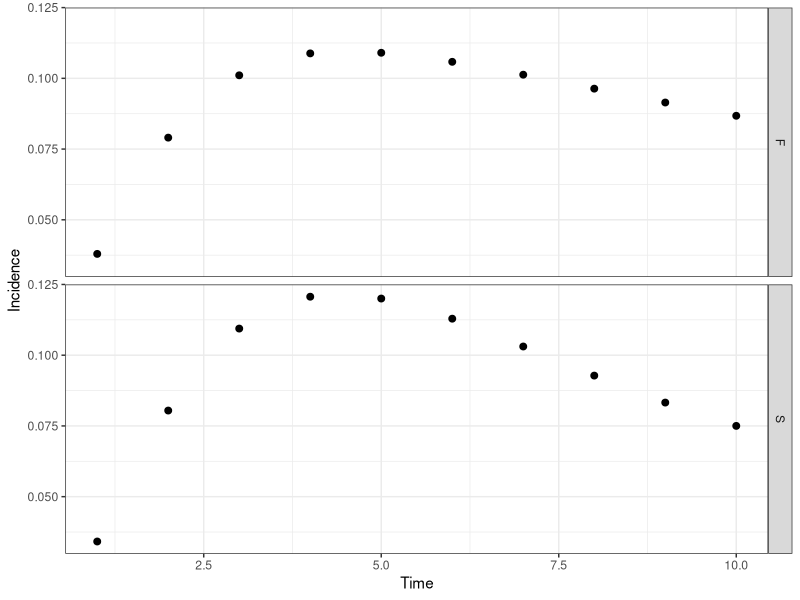

Reproduce this figure in R.
# CF McQuaid & RMGJ Houben
# Start 21/04/2017 ---> current version 26/04/2017
# Cohort model of TB including regression and a slow stream
########################################
#         ^     ^     ^     ^          #
#      -> Q <-> S <-> C <-> Y -> M     # Q - Quiescent, S - Subclinical, C - Minimal (C+S-), Y - Disseminated (C+S+, symptomatic), M - Death (due to disease) ||OR|| Self-cure
#     /   ^     ^                      #
#    E    |     |                      # E - Recently Infected, T - Cumulative incidence (using initial disease-free population)
#     \   v     v                      #
#      -> K <-> Z                      # K - Quiescent (slow stream), Z- Subclinical (slow stream),
#         v     v                      #
########################################
##set wd depending on who is coding/playing
setwd("C:/Users/cfmcquaid/Simulations")
#setwd("/Users/ReinHouben/Filr/ifolder/Applications (funding and jobs)/2016 - ERC starting grant/Rmodel_nathis/NatHistCoh")

### URL for how to upload changes: http://r-bio.github.io/intro-git-rstudio/
### to pull in Finn's version - type in shell: git pull upstream master
### to push my version - create pull request to Finn:  
#       commit (remember to tick box), then push
#       goto Github, pull requests, create pull request, if merge can be done on auto, just complete
#       Alternatively Finn complete pull request (he does not get email notification)
# Finn to just click push. Job done

#Next steps
# 1. get the prop inc disease after 5 years to 5%
###   How: play with Eq values, OR increase progression parameters
# 2. achieve 1 + start higher and sharper decrease in early years
###   How: change initial states to more realistic point, based on what prev of disease would be at screening
###   Also increase progression rates, while decreasing proportion that goes into the fast pathway
# OTHER NEXT STEPS - 8th May 2017
##  ?can we calculate in model how often (on average) people would come in and out of states over course of say 2 years?
##  ?Can we calculate average time in compartment in each step visit? Should be simple competing risk model right?

library("reshape2"); library("deSolve"); library("ggplot2"); library("plyr");
# Parameter sets: Average (), Wax (regression), Slow (slow), Full (regression, slow)
# Ax - rate from compartment A to compartment X, Omega - background mortality


# No regression: 1/Cy + 1/Ym = 3 years, Ym = 0.5 (0.3 death 0.2 self-cure), therefore Cy = 1. NOTE: 70% die, 30% self-cure
# Regression: 1/(Yc + Ym) = 0.5 years, Ym = 0.5 (as above), therefore Yc = 1.5.
# Regression: 1/(Cy + Cs) = 0.5 years. Assume ratio 2:1 for Cy:Cs, therefore Cs = 2/3
# paramA <- c(Eq=1.00, Qs=0.03, Qk=0.00, Kz=0.00, Kq=0.00, Sc=0.22, Sq=0.00, Sz=0.00, Zk=0.00, Zs=0.00, Cy=0.22, Cs=0.00, Ym=0.25, Yc=0.00, Omega=0)
# paramW <- c(Eq=1.00, Qs=0.03, Qk=0.00, Kz=0.00, Kq=0.00, Sc=0.50, Sq=0.25, Sz=0.00, Zk=0.00, Zs=0.00, Cy=0.50, Cs=0.25, Ym=0.50, Yc=0.25, Omega=0)
paramS <- c(Eq=0.10, Qs=0.50, Qk=0.00, Kz=0.01, Kq=0.00, Sc=0.22, Sq=0.00, Sz=0.00, Zk=0.00, Zs=0.05, Cy=1.00, Cs=0.00, Ym=0.50, Yc=0.00, Omega=0)
paramF <- c(Eq=0.10, Qs=0.50, Qk=0.00, Kz=0.01, Kq=0.00, Sc=0.50, Sq=0.25, Sz=0.00, Zk=0.25, Zs=0.05, Cy=1.32, Cs=0.66, Ym=0.50, Yc=1.50, Omega=0)
# Initial states of compartments
state <- c(E=100000, Q=0, K=0, S=0, Z=0, C=0, Y=0, M=0, T=0)
# Timespan for simulation
times <- seq(0, 10, by = 1)
# Timespan for burn
timeb <- 2
# Timespan for tornado
timet <- 5
# ODE function
regr <- function(t, state, parameters){
  with(as.list(c(state, parameters)), {
   # rates of change
   dE <- - E
   dQ <- + Eq*E + Sq*S + Kq*K - (Qs + Qk + Omega)*Q
   dK <- + (1 - Eq)*E + Zk*Z + Qk*Q - (Kz + Kq + Omega)*K
   dS <- + Qs*Q + Cs*C + Zs*Z - (Sc + Sq + Sz + Omega)*S
   dZ <- + Kz*K + Sz*S - (Zk + Zs + Omega)*Z
   dC <- + Sc*S + Yc*Y - (Cs + Cy + Omega)*C
   dY <- + Cy*C -(Yc + Ym + Omega)*Y
   dM <- + Ym*Y
   dT <- + Sc*S / sum(state[1:5])
   # return the rate of change
   list(c(dE, dQ, dK, dS, dZ, dC, dY, dM, dT))
  })
}
# Burn off the first X years to establish the proportion of individuals in each compartment, removing diseased
burn <- function(tb, state, fxn, parameters){
  out <- ode(y = state, times = seq(0, tb, by = 1), func = fxn, parms = parameters)
  stateb <- c(out[tb, 2], out[tb, 3], out[tb, 4], out[tb, 5], out[tb, 6], C=0, Y=0, M=0, T=0)
  return(stateb)
}
# Calculation function
calc <- function(ts, tb, state, fxn, parameters, source){
  stateb <- burn(tb = tb, state = state, fxn = regr, parameters = parameters)
  out <- ode(y = stateb, times = ts, func = fxn, parms = parameters)
  out <- as.data.frame(out)
  # Calculating incidence
  out$inc <- parameters["Sc"]*out$S / (out$E + out$Q + out$S + out$K + out$Z)
  out$inc <- head(c(0,out$inc),-1) # We later remove the first element as it is zero if calculated using C&Y, but will be nonnegative if looking at the rate. Shift the index accordingly
  # Calculating incidence rate (https://en.wikipedia.org/wiki/Incidence_(epidemiology)), proportion of population that result in cases per year = (total # cases incl mort) / {[(C+Y)_t1-(C+Y)_t0]*(t1+t0)/2 + t1*(E+Q+S+K+Z)_t1}
  out$rate <- (out$C + out$Y + out$M) / (head(c(out$C,0) + c(out$Y,0) - c(0,out$C) - c(0,out$Y), -1)*head(c(out$time,0) - c(0,out$time), -1) / 2 + (out$E + out$Q + out$S + out$K + out$Z)*out$time)
  # Calculating the "relative risk" (see Vynnycky & Fine, 1997)
  # out$risk <- head(c(out$C,0) + c(out$Y,0) - c(0,out$C) - c(0,out$Y), -1)/(out$C[2] + out$Y[2])
  # out$risk <- parameters["Sc"]*out$S/(parameters["Sc"]*out$S[1])
  # out$risk <- head(c(0,out$risk),-1) # see above re index shift
  # Calculating the "interval from conversion" (see Styblo 1991 & TSRU progress report 1967)
  out$int <- parameters["Sc"]*out$S/sum(parameters["Sc"]*out$S)
  out$int <- head(c(0,out$int),-1) # see above re index shift
  # Calculating point prevalence
  out$prev <- (out$C + out$Y) / (out$E + out$Q + out$S + out$K + out$Z + out$C + out$Y)
  # Removing the first data point at time zero as we only sample after a year
  out <- out[-c(1), ]
  # Formatting the data for plotting - putting into a melted data.fame, with additional columns for the source matrix
  out <- melt(out, id.vars = c("time"))
  out$source <- source
  return(out)
}
# outA <- calc(ts = times, tb = timeb, state = state, fxn = regr, parameters = paramA, source = "A")
# outW <- calc(ts = times, tb = timeb, state = state, fxn = regr, parameters = paramW, source = "W")
outS <- calc(ts = times, tb = timeb, state = state, fxn = regr, parameters = paramS, source = "S")
outF <- calc(ts = times, tb = timeb, state = state, fxn = regr, parameters = paramF, source = "F")
out <- rbind(outS, outF)
# Plot output
theme_set(theme_bw())
##all scenarios
ggplot(out[out$variable %in% c("int"), ], aes(time, value)) + geom_point(size=2) + labs(x = "Time", y = "Incidence") + facet_grid(source ~ . , scales = "fixed")
##slow and slow+regression only (S+F)
# out2 <- subset(out, source=='F' | source == 'S', select=time:source)  
#ggplot(out2[out2$variable %in% c("inc"), ], aes(time, value)) + geom_point(size=2) + labs(x = "Time", y = "Incidence") + facet_grid(source ~ . , scales = "free")

# Fitting parameters and state: proportion of individuals diseased after "Otime" years, using parameter set "Osource"
Osource <- "F"; Otime <- 5
Ci <- out[which(out$source == Osource & out$variable == "T" & out$time == Otime), ]
Ic <- out[which(out$source == Osource & out$variable == "inc" & out$time == Otime), ]
Ra <- out[which(out$source == Osource & out$variable == "rate" & out$time == Otime), ]
Pp <- out[which(out$source == Osource & out$variable == "prev" & out$time == Otime), ]
Rr <- out[which(out$source == Osource & out$variable == "risk" & out$time == Otime), ]
Iv <- out[which(out$source == Osource & out$variable == "int" & out$time == Otime), ]

# # Tornado plot
# range <- 0.01 ##sets range for the change in the parameters
# torn <- function(ts, tb, tt, state, fxn, parameters, source){
#   # Store data
#   data <- rbind(parameters, parameters)
#   rownames(data) <- c('+1%', '-1%')   
#   # Compare to default data set
#   out <- calc(ts = ts, tb = tb, state = state, fxn = regr, parameters = parameters, source = source)
#   def <- out[which(out$time ==tt & out$variable == "prev"),"value"]
#   for (i in 1:15){
#     # Increasing and decreasing each parameter in turn
#     parametersM = parameters; parametersL = parameters
#     parametersM[i] = parametersM[i] + range*parametersM[i]; parametersL[i] = parametersL[i] - range*parametersL[i]
#     outM <- calc(ts = ts, tb = tb, state = state, fxn = regr, parameters = parametersM, source = source); outL <- calc(ts = ts, tb = tb, state = state, fxn = regr, parameters = parametersL, source = source)
#     outM <- (outM[which(outM$time ==tt & outM$variable == "prev"),"value"] - def) / def; outL <- (outL[which(outL$time ==tt & outL$variable == "prev"),"value"] - def) / def
#     data[1, i] <- outM; data[2, i] <- outL
#   }
#   return(data)
# }
# data <- torn(ts = times, tb = timeb, tt = timet, state = state, fxn = regr, parameters = paramF, source ="F")
# # For plotting '%' on x-axis
# x <- seq(-0.01,0.01, length=10)
# ORD = order(abs(data[2,] - data[1,]))
###order black = increase in parameter, white is decrease in parameter value
# barplot(data[1,ORD], horiz = T, las=1, xlim = c(-0.01,0.01), xaxt='n', ylab = '', beside=T, col=c('black'))
# barplot(data[2,ORD], horiz = T, las=1, xlim = c(-0.01,0.01), xaxt='n', ylab = '', beside=T, col=c('white'), add = TRUE)
# axis(1, at=pretty(x), lab=paste0(pretty(x) * 100," %"), las=TRUE)
